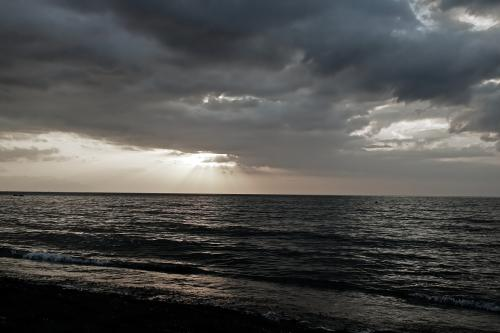
//> input picture learning opencv practice/6_17/1.jpg, 500 x 333 px
$ ./6_17   (built with g++ and OpenCV 4)
//> lines starting //> are read from the running program, lines starting //| are printed output that depends on the picture
#include<cv.h>
#include<highgui.h>

using namespace cv;

int main(int argc, char* argv[])
{
    Mat img = imread("1.jpg");
//> img is the input picture: 333 rows x 500 cols, CV_8UC3; mean B, G, R 77.8, 79.3, 79.4
    imshow("img",img);

    Point2f point1[4], point2[4];

    point1[0].x = 0;
    point1[0].y = 0;
    point1[1].x = img.rows - 1;
    point1[1].y = 0;
    point1[2].x = 0;
    point1[2].y = img.cols - 1;
    point1[3].x = img.rows - 1;
    point1[3].y = img.cols - 1;

    point2[0].x = (img.rows - 1) / 6;
    point2[0].y = (img.cols - 1) / 5;
    point2[1].x = (img.rows - 1) / 2;
    point2[1].y = (img.cols - 1) / 5;
    point2[2].x = (img.rows - 1) / 5;
    point2[2].y = (img.cols - 1) / 2;
    point2[3].x = (img.rows - 1) / 2;
    point2[3].y = (img.cols - 1) / 2;


    Mat m;
    m=getPerspectiveTransform(point1,point2);

    Mat dst;
    warpPerspective(img,dst,m,img.size());
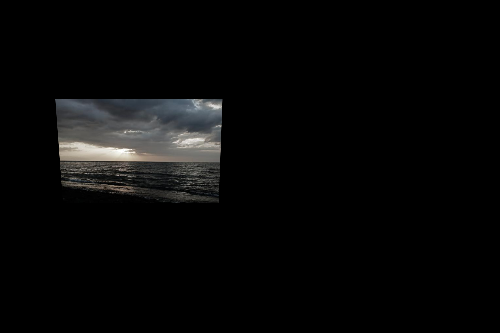
//> dst: 333 rows x 500 cols, CV_8UC3; mean B, G, R 8, 8.1, 8.1
    imshow("dst",dst);

    Point2f point3[3], point4[3];

    point3[0].x = 0;
    point3[0].y = 0;
    point3[1].x = img.rows - 1;
    point3[1].y = 0;
    point3[2].x = 0;
    point3[2].y = img.cols - 1;


    point4[0].x = img.rows - 1;
    point4[0].y = 0;
    point4[1].x = img.rows - 1;
    point4[1].y = img.cols - 1;
    point4[2].x = 0;
    point4[2].y = 0;


    Mat m1;
    m1=getAffineTransform(point3,point4);
//> m1 = [[0, -0.665, 332], [1.5, 0, 0]]

    Mat dst2;
    warpAffine(dst, dst2, m1, dst.size());
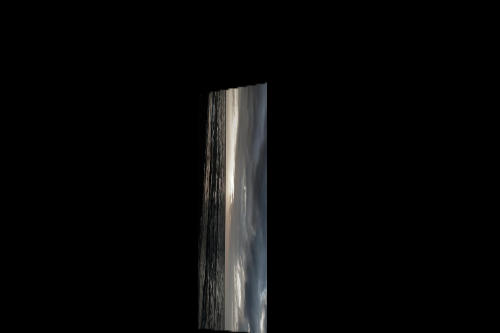
//> dst2: 333 rows x 500 cols, CV_8UC3; mean B, G, R 8, 8.1, 8.1

    imshow("dst1",dst2);

    Mat M = m1 * m;

    Mat dst3;
    warpAffine(img, dst3, M, dst.size());
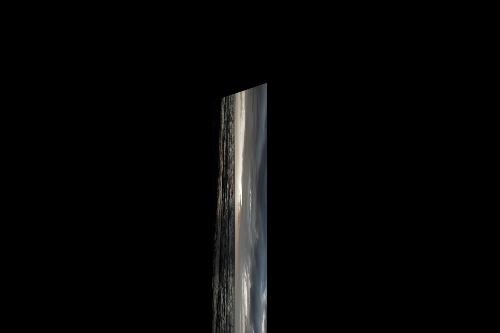
//> dst3: 333 rows x 500 cols, CV_8UC3; mean B, G, R 6.2, 6.4, 6.4

    imshow("dst2",dst3);


    waitKey();
    return 0;
}
